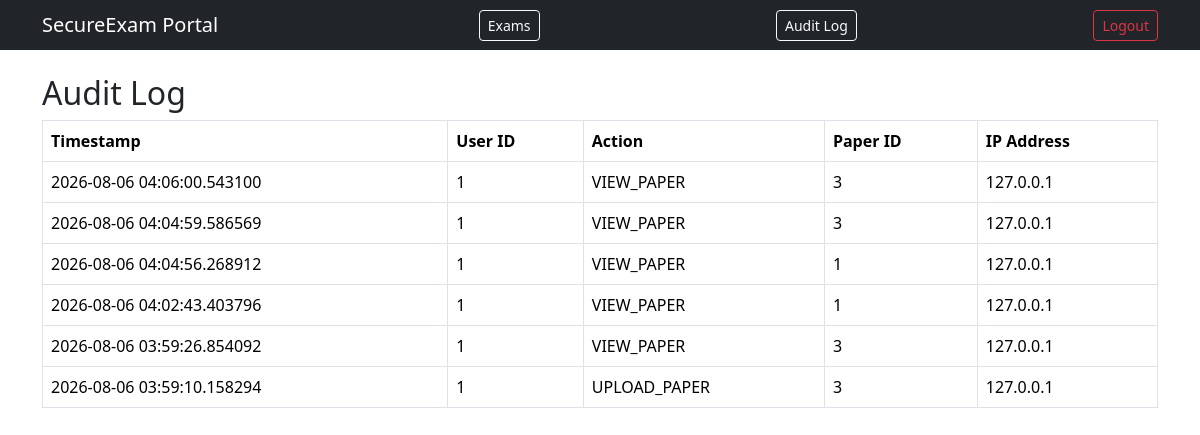
Before: /audit-log with the older database file.
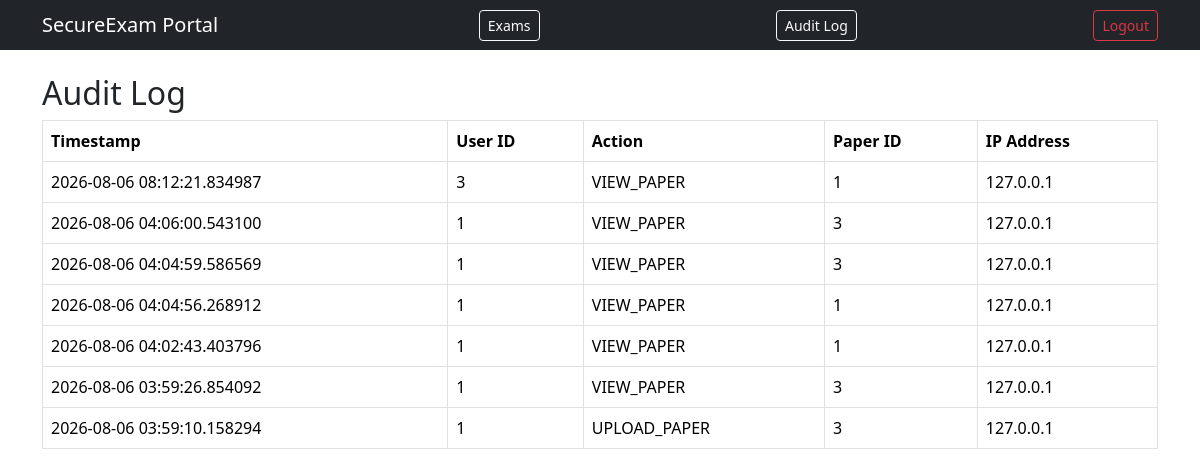
After: the same page with the newer database file.
### app/models.py (models this page shows)
class AuditLog(db.Model):
    id = db.Column(db.Integer, primary_key=True)
    user_id = db.Column(db.Integer, db.ForeignKey('user.id'))
    action = db.Column(db.String(50))
    paper_id = db.Column(db.Integer, db.ForeignKey('paper.id'))
    ip_address = db.Column(db.String(45))
    timestamp = db.Column(db.DateTime, default=datetime.utcnow)

### app/exams/routes.py (the view)
@exams_bp.route('/audit-log')
def audit_log():
    logs = AuditLog.query.order_by(AuditLog.timestamp.desc()).all()
    return render_template('audit_log.html', logs=logs)

### app/templates/audit_log.html
{% extends "base.html" %}
{% block content %}
<h2>Audit Log</h2>
<table class="table table-bordered">
  <thead><tr><th>Timestamp</th><th>User ID</th><th>Action</th><th>Paper ID</th><th>IP Address</th></tr></thead>
  <tbody>
    {% for entry in logs %}
    <tr>
      <td>{{ entry.timestamp }}</td>
      <td>{{ entry.user_id }}</td>
      <td>{{ entry.action }}</td>
      <td>{{ entry.paper_id }}</td>
      <td>{{ entry.ip_address }}</td>
    </tr>
    {% endfor %}
  </tbody>
</table>
{% endblock %}

### app/templates/base.html (shortened to what this page needs)
<!DOCTYPE html>
<html lang="en">
<head>
    <link href="https://cdn.jsdelivr.net/npm/bootstrap@5.3.3/dist/css/bootstrap.min.css" rel="stylesheet">
</head>
<body>
    <nav class="navbar navbar-dark bg-dark">
        <div class="container">
          <span class="navbar-brand mb-0 h1">SecureExam Portal</span>
        <a href="/exams" class="btn btn-outline-light btn-sm ms-3">Exams</a>
        <a href="/audit-log" class="btn btn-outline-light btn-sm ms-2">Audit Log</a>
        <a href="/logout" class="btn btn-outline-danger btn-sm ms-2">Logout</a>
        </div>
    </nav>
    <div class="container mt-4">
        {% block content %}{% endblock %}
    </div>
</body>
</html>

Changed rows visible on the page:
added AuditLog: timestamp "2026-08-06 08:12:21.834987", user_id "3", action "VIEW_PAPER", paper_id "1", ip_address "127.0.0.1"
